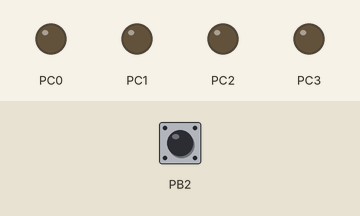
Recording of a program running on a simulated ATmega16, built with avr-gcc and emulated at 1 MHz. Shown: output pins drawn as LEDs (lit = HIGH). Inputs (shaded band) come from the test bench; at power-on: PB2 LOW.

Above: at 1.2 s.
1.3 s: PB2 driven HIGH
At 2.4 s:
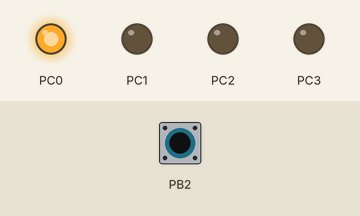
3.1 s: PB2 pulsed LOW 2 times (0.12 s each, 0.3 s apart)
At 4.9 s:
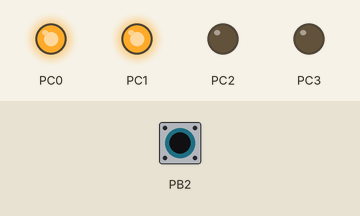
5.3 s: PB2 pulsed LOW 5 times (0.12 s each, 0.3 s apart)
At 7.2 s:
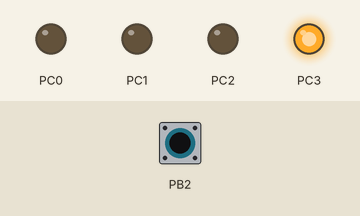
Timing chart, 0 to 8.7 s (numbered marks = the images above; inputs shaded):
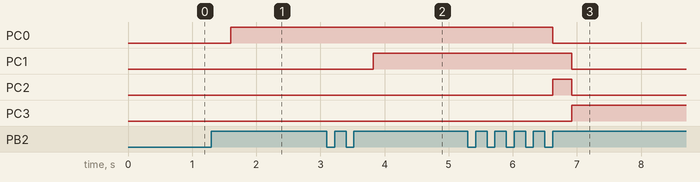

The program:

main.c
```c
/*
 * (PDF.3)ATMEGA16_CHALLENGE.c
 *
 * Created: 14-Aug-20 4:29:10 AM
 * Author : mohab
 */

#include <avr/io.h>
#include <avr/interrupt.h>

#ifndef F_CPU
#define F_CPU 1000000
#endif

#include <util/delay.h>

uint8_t count=0;

ISR(INT2_vect)
{
	if ((PINB&(1<<PB2)))
	{
		_delay_ms(300);
		count++;
	}
}

int main(void)
{
	 DDRC|=(1<<PC0);
	 DDRC|=(1<<PC1);
	 DDRC|=(1<<PC2);
	 DDRC|=(1<<PC3);

	 DDRB&=(~(1<<PB2));

	 GICR|=(1<<INT2);
	 MCUCSR|=(1<<ISC2);
	 sei();


	 while (1)
	 {
		 if (count>9)
		 {
			 count=0;
		 }
		 PORTC=count;
	 }
}
```

Measured:
- after the input at 1.3 s, PC0: LOW → HIGH after 0.30 s
- after the input at 3.1 s, PC1: LOW → HIGH after 0.72 s
- after the input at 5.3 s, PC0: HIGH → LOW after 1.3 s; PC1: HIGH → LOW after 1.6 s; PC2: LOW → HIGH after 1.3 s, → LOW 0.30 s later; PC3: LOW → HIGH after 1.6 s
